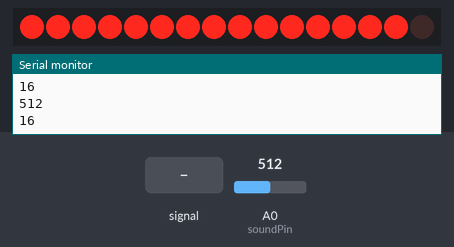
This sketch was run on a simulated Arduino Uno, built with avr-gcc and run on an emulated ATmega328P. Parts: 16 shift-register outputs drawn as a row of LEDs (first output left, lit = HIGH), the last lines printed to the serial monitor. Wiring (inferred from the names in the program): 2 × shift register (74HC595): data pin 11; shift clock pin 12; latch pin 8. Wiring (inferred from the signals the program sends): row of LEDs: on Q0, Q1, Q2, Q3, Q4, Q5, Q6, Q7, Q8, Q9, Q10, Q11, Q12, Q13, Q14, Q15. Inputs (shaded band) come from the test bench; at power-on: A0 (soundPin) = 512.

Above: at 7.2 s.
7.3 s: A0 (soundPin) fed a 200 Hz sine of ±255 counts around its level
At 7.88 s:
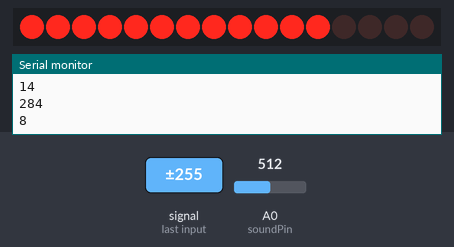
9.0 s: A0 (soundPin) set to 122
At 9.16 s:
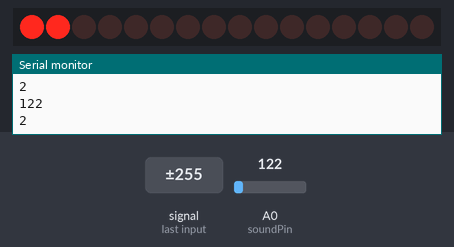
11.2 s: A0 (soundPin) set to 147
At 11.82 s:
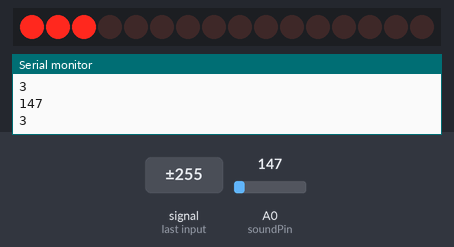
13.4 s: A0 (soundPin) set to 165
At 14.61 s:
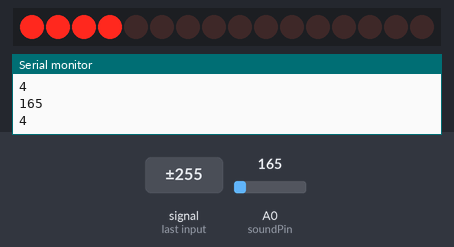
15.9 s: A0 (soundPin) set to 328
At 17.0 s:
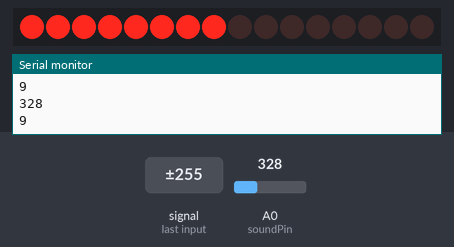
17.9 s: A0 (soundPin) set to 343
At 18.38 s:
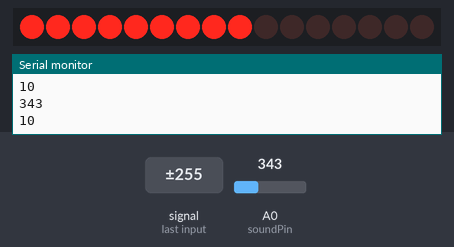
Timing chart, 0 to 21.9 s (numbered marks = the images above; inputs shaded):
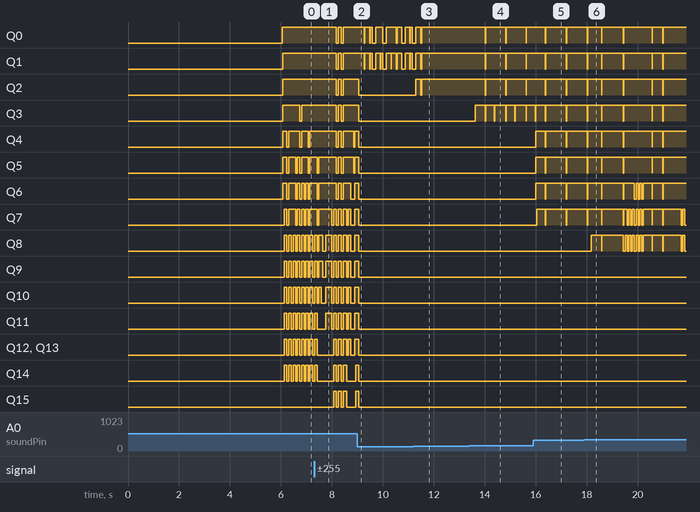

Measured:
- the behaviour switches between 157 and 158 on A0 (soundPin) (found by bisection; images 3 and 4)
- the behaviour switches between 334 and 335 on A0 (soundPin) (found by bisection; images 5 and 6)

The sketch:

blynk_led_based_on_music.ino
```cpp
#include "libs/ic74hc595.h"

#define latchPin 8
#define clockPin 12
#define dataPin 11
#define LENGTH_LED 16
const int soundPin = A0;

ic74hc595 neo(latchPin, clockPin, dataPin);

int maxSound = 0;
int minSound;
int numsLED = 0;
int delayTime = 0;

void setup() {
  Serial.begin(9600);
  neo.ic74hc595Init();
  neo.setLength(LENGTH_LED);
  pinMode(soundPin, INPUT);
  delay(1000);
  Serial.println("Begin to collect range of sound!");
  for (int i = 0; i < 500; i++) {
    int sound = analogRead(soundPin);
    if (sound > maxSound) maxSound = sound;
    if (sound < minSound) minSound = sound;
    delay(10);
  }
  minSound = minSound + (maxSound - minSound) * 0.08;
  Serial.print("End! - Max: "); Serial.print(maxSound); Serial.print(" - Min: "); Serial.println(minSound);
}

void loop() {
  int sound = analogRead(soundPin);
  Serial.println(sound);
  numsLED = map(sound, minSound, maxSound, 0, 16);
  Serial.println(numsLED);
  delayTime = 96 - numsLED * 2;

  for (int i = 1; i <= numsLED; i++) {
  	neo.writeLED(i);
    delay(3);
  }
  for (int i = numsLED - 1; i >= 0; i--) {
  	neo.writeLED(i);
    delay(3);
  }
  delay(delayTime);
}
```
